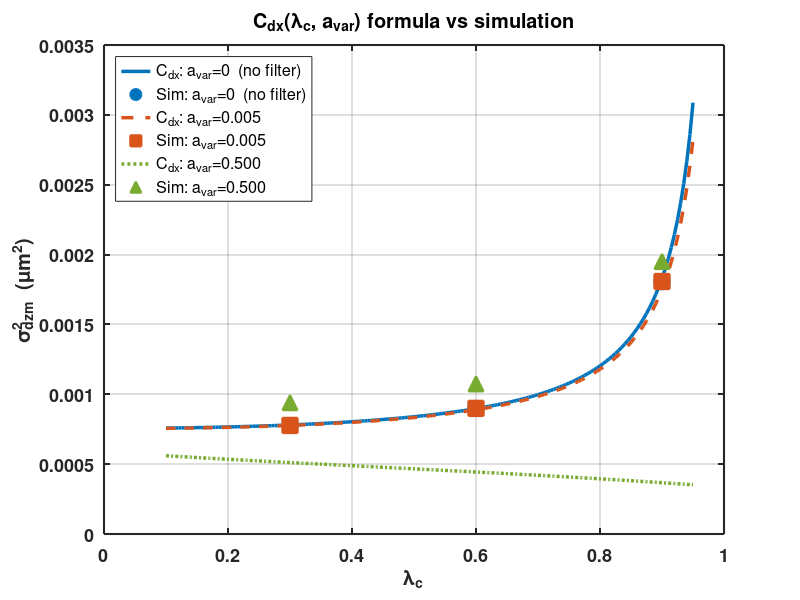
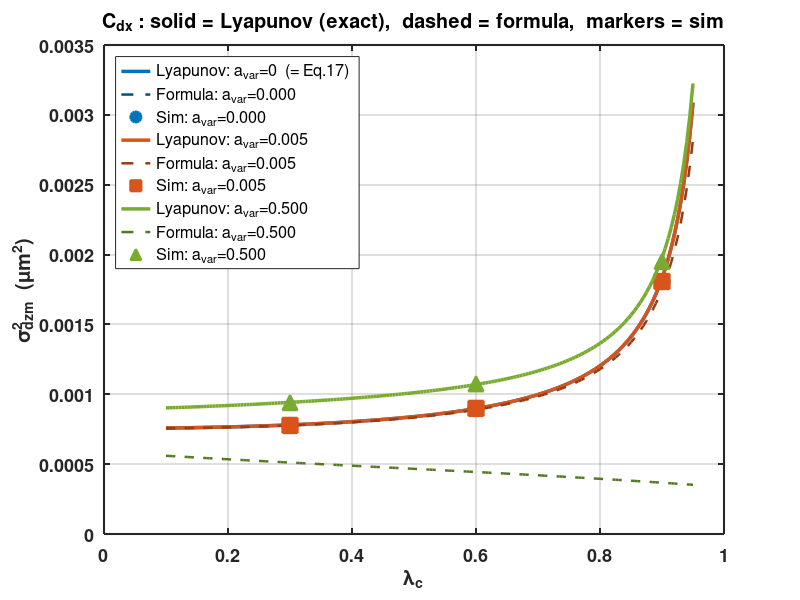
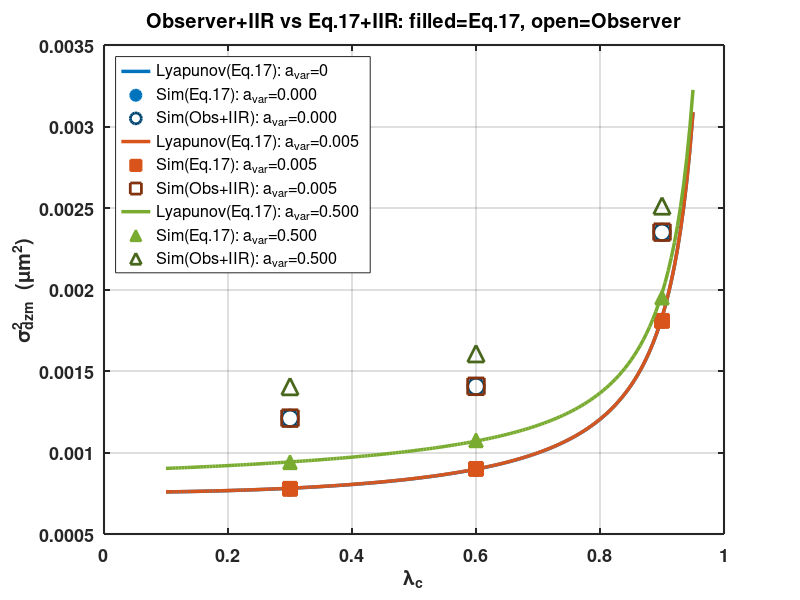
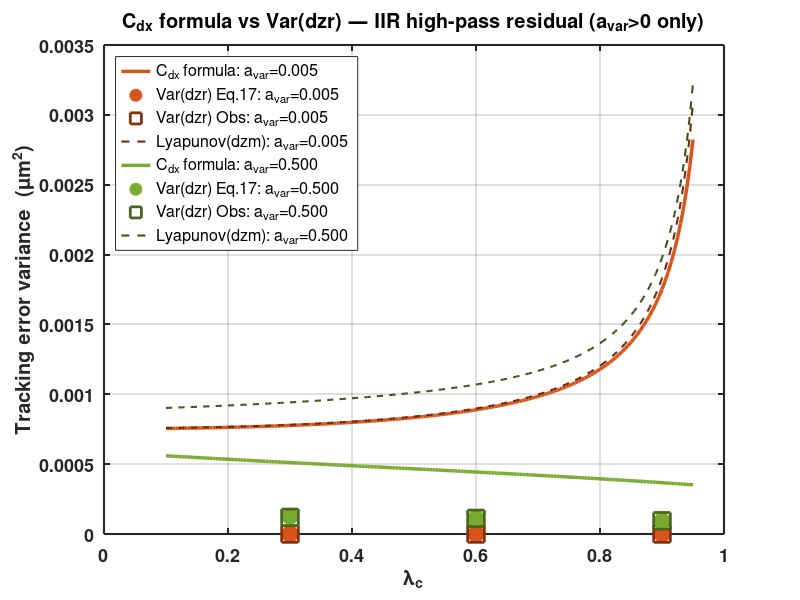

Source code (MATLAB) for these figures, in order:
% verify_Cdx.m — Verify C_dx(lc, a_var) formula against Monte Carlo simulation
%
% IIR filter definition (matching C_dx formula convention):
%   dzm_bar[k] = a_var * dzm_bar[k-1] + (1-a_var) * dzm[k]
%   a_var=0: no filter (= Eq.17), a_var->1: heavy filtering
%
% System:
%   Plant:      x[k+1] = x[k] + a_x*(fd[k] + fT[k])
%   Measurement: dzm[k] = x_d - x[k-2]              (2-step delay)
%   IIR:        dzm_bar[k] = a_var*dzm_bar[k-1] + (1-a_var)*dzm[k]
%   Controller: fd[k] = (1/a_x)*(1-lc)*dzm_bar[k] - (1-lc)*(fd[k-1]+fd[k-2])
%
% C_dx formula:
%   C_dx(lc, av) = 2*(1-av)*(1-lc) / [1-(1-av)*lc]
%                + (2/(2-av)) / [(1+lc)*(1-(1-av)*lc)]
%   When av=0: C_dx = 2 + 1/(1-lc^2) = C(lc)

clear; clc; close all;

%% ===== Physical Parameters =====
Ts      = 1/1600;
kb      = 1.3806503e-23;
T_temp  = 310.15;
gammaN  = 0.0425;
a_x     = Ts / gammaN;

sigma2_fT_SI = 4 * kb * T_temp * (gammaN * 1e-6) / Ts;
sigma_fT_pN  = sqrt(sigma2_fT_SI * 1e24);
base_var     = 4 * kb * T_temp * a_x * 1e18;

%% ===== Test Parameters =====
a_var_list    = [0, 0.005, 0.5];
lambda_c_list = [0.3, 0.6, 0.9];
n_av = length(a_var_list);
n_lc = length(lambda_c_list);

N_steps      = 80000;
steady_start = 40000;
z_d          = 25;

%% ===== C factor functions =====
C_func    = @(lc)     2 + 1 / (1 - lc^2);
C_dx_func = @(lc, av) 2*(1-av)*(1-lc) / (1-(1-av)*lc) ...
                     + (2/(2-av)) / ((1+lc)*(1-(1-av)*lc));

%% ===== Observer Parameters =====
% 3-state observer pole placement (same as verify_eq13_unified.m)
lambda_e = 0.3;
L1 = 1 - 3*lambda_e;
L2 = 1 - 3*lambda_e + 3*lambda_e^2;
L3 = (1 - lambda_e)^3;

%% ===== Preallocate =====
C_formula  = zeros(n_av, n_lc);
C_lyapunov = zeros(n_av, n_lc);
C_sim      = zeros(n_av, n_lc);
C_sim_dzr  = zeros(n_av, n_lc);
C_sim_obs  = zeros(n_av, n_lc);
C_sim_dzr_obs = zeros(n_av, n_lc);

%% ===== Main loop =====
for ai = 1:n_av
    av = a_var_list(ai);

    for idx = 1:n_lc
        lc = lambda_c_list(idx);

        % --- C_dx formula ---
        C_formula(ai, idx) = C_dx_func(lc, av);

        % --- 6-state Lyapunov (ground truth) ---
        p = 1 - av;
        A = [1,  0, -(1-lc)*p, -(1-lc)*av,  (1-lc),   (1-lc);
             1,  0,  0,         0,           0,         0;
             0,  1,  0,         0,           0,         0;
             0,  0,  p,         av,          0,         0;
             0,  0,  (1-lc)*p,  (1-lc)*av, -(1-lc),  -(1-lc);
             0,  0,  0,         0,           1,         0];
        B_vec = [-1; 0; 0; 0; 0; 0];
        P = dlyap(A, B_vec*B_vec');
        C_lyapunov(ai, idx) = P(1,1);

        % --- Monte Carlo simulation ---
        rng(42 + idx);
        fT = sigma_fT_pN * randn(N_steps, 1);

        z      = z_d;
        z_hist = z_d * ones(N_steps, 1);
        fd_hist = zeros(N_steps, 1);
        dzm_all = zeros(N_steps, 1);
        dzr_all = zeros(N_steps, 1);
        dzm_bar = 0;

        for k = 1:N_steps
            % --- Measurement: 2-step delay ---
            if k >= 3,     z_delayed = z_hist(k-2);
            elseif k == 2, z_delayed = z_hist(1);
            else,          z_delayed = z_d;
            end
            dzm = z_d - z_delayed;
            dzm_all(k) = dzm;

            % --- IIR filter ---
            % a_var=0: dzm_bar = dzm (no filter = Eq.17)
            % a_var>0: smoothing
            dzm_bar = av * dzm_bar + (1 - av) * dzm;
            dzr_all(k) = dzm - dzm_bar;   % high-pass residual

            % --- Controller (Eq.17 form with dzm_bar) ---
            if k >= 2, fd_km1 = fd_hist(k-1); else, fd_km1 = 0; end
            if k >= 3, fd_km2 = fd_hist(k-2); else, fd_km2 = 0; end
            fd_k = (1/a_x)*(1-lc)*dzm_bar - (1-lc)*(fd_km1 + fd_km2);
            fd_hist(k) = fd_k;

            % --- Plant ---
            z_new = z + a_x * (fd_k + fT(k));
            if k < N_steps, z_hist(k+1) = z_new; end
            z = z_new;
        end

        % --- Steady-state variance ---
        ss = steady_start:N_steps;
        var_dzm = var(dzm_all(ss));
        C_sim(ai, idx) = var_dzm / (sigma_fT_pN^2 * a_x^2);
        var_dzr = var(dzr_all(ss));
        C_sim_dzr(ai, idx) = var_dzr / (sigma_fT_pN^2 * a_x^2);

        % --- Observer+IIR Monte Carlo (Simulink-style) ---
        rng(42 + idx);
        fT_obs = sigma_fT_pN * randn(N_steps, 1);

        z_obs      = z_d;
        z_hist_obs = z_d * ones(N_steps, 1);
        dzm_all_obs = zeros(N_steps, 1);
        dzr_all_obs = zeros(N_steps, 1);
        dz1_hat = 0;  dz2_hat = 0;  dz3_hat = 0;
        dzm_bar_obs = 0;

        for k = 1:N_steps
            % Measurement: 2-step delay
            if k >= 3,     z_del_obs = z_hist_obs(k-2);
            elseif k == 2, z_del_obs = z_hist_obs(1);
            else,          z_del_obs = z_d;
            end
            dzm_obs = z_d - z_del_obs;
            dzm_all_obs(k) = dzm_obs;

            % IIR filter (same as Eq.17 path)
            dzm_bar_obs = av * dzm_bar_obs + (1 - av) * dzm_obs;
            dzr_all_obs(k) = dzm_obs - dzm_bar_obs;   % high-pass residual

            % Innovation uses dzm_bar (Simulink x-axis style)
            innov = dzm_bar_obs - dz1_hat;

            % Control law (observer-based, known a_x)
            fd_k_obs = (1/a_x) * (1 - lc) * dz3_hat;

            % 3-state observer update
            dz1_new = dz2_hat      + L1 * innov;
            dz2_new = dz3_hat      + L2 * innov;
            dz3_new = lc * dz3_hat + L3 * innov;
            dz1_hat = dz1_new;  dz2_hat = dz2_new;  dz3_hat = dz3_new;

            % Plant
            z_new_obs = z_obs + a_x * (fd_k_obs + fT_obs(k));
            if k < N_steps, z_hist_obs(k+1) = z_new_obs; end
            z_obs = z_new_obs;
        end

        var_dzm_obs = var(dzm_all_obs(ss));
        C_sim_obs(ai, idx) = var_dzm_obs / (sigma_fT_pN^2 * a_x^2);
        var_dzr_obs = var(dzr_all_obs(ss));
        C_sim_dzr_obs(ai, idx) = var_dzr_obs / (sigma_fT_pN^2 * a_x^2);
    end
end

%% ===== Results =====
fprintf('==================== C_dx VERIFICATION ====================\n');
fprintf('IIR: dzm_bar[k] = a_var * dzm_bar[k-1] + (1-a_var) * dzm[k]\n');
fprintf('base_var = %.4e um^2\n\n', base_var);

for ai = 1:n_av
    av = a_var_list(ai);
    if av == 0
        fprintf('--- a_var = 0  (no filter = Eq.17) ---\n');
    else
        fprintf('--- a_var = %.3f  (%.1f%% old + %.1f%% new) ---\n', ...
            av, av*100, (1-av)*100);
    end
    fprintf('  %-6s  %-10s  %-10s  %-14s  %-14s  %-14s  %-14s  %-14s  %-14s\n', ...
        'lc', 'C_dx', 'C_lyap', 'formula(um^2)', 'lyap(um^2)', ...
        'sim_dzm(um^2)', 'sim_dzr(um^2)', 'sim_obs(um^2)', 'dzr_obs(um^2)');
    fprintf('  %s\n', repmat('-', 1, 135));
    for idx = 1:n_lc
        lc = lambda_c_list(idx);
        cf = C_formula(ai, idx);
        cl = C_lyapunov(ai, idx);
        cs = C_sim(ai, idx);
        cr = C_sim_dzr(ai, idx);
        co = C_sim_obs(ai, idx);
        cor = C_sim_dzr_obs(ai, idx);
        vf = cf * base_var;
        vl = cl * base_var;
        vs = cs * base_var;
        vr = cr * base_var;
        vo = co * base_var;
        vor = cor * base_var;
        if av == 0
            dzr_str = 'N/A (dzr=0)   ';
            dzr_obs_str = 'N/A (dzr=0)   ';
        else
            dzr_str = sprintf('%-14.4e', vr);
            dzr_obs_str = sprintf('%-14.4e', vor);
        end
        fprintf('  %-6.1f  %-10.4f  %-10.4f  %-14.4e  %-14.4e  %-14.4e  %s  %-14.4e  %s\n', ...
            lc, cf, cl, vf, vl, vs, dzr_str, vo, dzr_obs_str);
    end
    % Error summary for dzr vs C_dx (skip av=0)
    if av > 0
        fprintf('  dzr vs C_dx errors:');
        for idx = 1:n_lc
            vf = C_formula(ai, idx) * base_var;
            vr = C_sim_dzr(ai, idx) * base_var;
            err_dzr = (vr - vf) / vf * 100;
            fprintf('  lc=%.1f: %+.2f%%', lambda_c_list(idx), err_dzr);
        end
        fprintf('\n');
    end
    fprintf('\n');
end

%% ===== Figure =====
fig_dir = fullfile(fileparts(mfilename('fullpath')), '..', 'figures');
lc_dense = 0.1:0.005:0.95;

colors = [0 0.45 0.74;     % blue
          0.85 0.33 0.1;    % red
          0.47 0.67 0.19];  % green
markers = {'o', 's', '^'};
line_styles = {'-', '--', ':'};

fig1 = figure('Position', [50 50 950 600], 'Color', 'w');
hold on;

for ai = 1:n_av
    av = a_var_list(ai);

    % Formula curve
    C_f_dense = arrayfun(@(lc) C_dx_func(lc, av), lc_dense);
    sigma2_f = C_f_dense * base_var;
    if av == 0
        lbl = 'a_{var}=0  (no filter)';
    else
        lbl = sprintf('a_{var}=%.3f', av);
    end
    plot(lc_dense, sigma2_f, line_styles{ai}, 'Color', colors(ai,:), ...
        'LineWidth', 2.5, 'DisplayName', ['C_{dx}: ' lbl]);

    % Sim markers
    sigma2_sim_pts = C_sim(ai, :) * base_var;
    plot(lambda_c_list, sigma2_sim_pts, markers{ai}, ...
        'Color', colors(ai,:), 'MarkerSize', 11, ...
        'MarkerFaceColor', colors(ai,:), 'LineWidth', 1.5, ...
        'DisplayName', ['Sim: ' lbl]);
end
hold off;

xlabel('\lambda_c', 'FontSize', 14, 'FontWeight', 'bold');
ylabel('\sigma^2_{dzm}  (\mum^2)', 'FontSize', 14, 'FontWeight', 'bold');
title('C_{dx}(\lambda_c, a_{var}) formula vs simulation', ...
    'FontSize', 14, 'FontWeight', 'bold');
legend('Location', 'northwest', 'FontSize', 10);
set(gca, 'FontSize', 13, 'FontWeight', 'bold', 'LineWidth', 1.5, 'Box', 'on');
grid on;

saveas(fig1, fullfile(fig_dir, 'fig_Cdx_verify.png'));
fprintf('Figure saved to figures/fig_Cdx_verify.png\n');

%% ===== Figure 2: with Lyapunov ground truth =====
% Dense Lyapunov curves
C_lyap_dense = zeros(n_av, length(lc_dense));
for ai = 1:n_av
    av = a_var_list(ai);
    p_av = 1 - av;
    for j = 1:length(lc_dense)
        lc_j = lc_dense(j);
        A_j = [1,  0, -(1-lc_j)*p_av, -(1-lc_j)*av,  (1-lc_j),   (1-lc_j);
               1,  0,  0,              0,              0,           0;
               0,  1,  0,              0,              0,           0;
               0,  0,  p_av,           av,             0,           0;
               0,  0,  (1-lc_j)*p_av, (1-lc_j)*av,  -(1-lc_j),  -(1-lc_j);
               0,  0,  0,              0,              1,           0];
        B_j = [-1; 0; 0; 0; 0; 0];
        P_j = dlyap(A_j, B_j*B_j');
        C_lyap_dense(ai, j) = P_j(1,1);
    end
end

fig2 = figure('Position', [50 50 950 600], 'Color', 'w');
hold on;

for ai = 1:n_av
    av = a_var_list(ai);

    % Lyapunov (solid thick = ground truth)
    sigma2_lyap = C_lyap_dense(ai, :) * base_var;
    if av == 0
        lbl_l = 'Lyapunov: a_{var}=0  (= Eq.17)';
    else
        lbl_l = sprintf('Lyapunov: a_{var}=%.3f', av);
    end
    plot(lc_dense, sigma2_lyap, '-', 'Color', colors(ai,:), ...
        'LineWidth', 2.5, 'DisplayName', lbl_l);

    % Formula (dashed)
    C_f_dense = arrayfun(@(lc) C_dx_func(lc, av), lc_dense);
    sigma2_f = C_f_dense * base_var;
    plot(lc_dense, sigma2_f, '--', 'Color', colors(ai,:)*0.7, ...
        'LineWidth', 1.8, 'DisplayName', sprintf('Formula: a_{var}=%.3f', av));

    % Sim markers
    sigma2_sim_pts = C_sim(ai, :) * base_var;
    plot(lambda_c_list, sigma2_sim_pts, markers{ai}, ...
        'Color', colors(ai,:), 'MarkerSize', 11, ...
        'MarkerFaceColor', colors(ai,:), 'LineWidth', 1.5, ...
        'DisplayName', sprintf('Sim: a_{var}=%.3f', av));
end
hold off;

xlabel('\lambda_c', 'FontSize', 14, 'FontWeight', 'bold');
ylabel('\sigma^2_{dzm}  (\mum^2)', 'FontSize', 14, 'FontWeight', 'bold');
title('C_{dx} : solid = Lyapunov (exact),  dashed = formula,  markers = sim', ...
    'FontSize', 12, 'FontWeight', 'bold');
legend('Location', 'northwest', 'FontSize', 9);
set(gca, 'FontSize', 13, 'FontWeight', 'bold', 'LineWidth', 1.5, 'Box', 'on');
grid on;

saveas(fig2, fullfile(fig_dir, 'fig_Cdx_lyapunov.png'));
fprintf('Figure saved to figures/fig_Cdx_lyapunov.png\n');

%% ===== Figure 3: Observer+IIR simulation =====
fig3 = figure('Position', [50 50 950 600], 'Color', 'w');
hold on;

for ai = 1:n_av
    av = a_var_list(ai);

    % Lyapunov (solid = ground truth for Eq.17+IIR system)
    sigma2_lyap = C_lyap_dense(ai, :) * base_var;
    if av == 0
        lbl_l = 'Lyapunov(Eq.17): a_{var}=0';
    else
        lbl_l = sprintf('Lyapunov(Eq.17): a_{var}=%.3f', av);
    end
    plot(lc_dense, sigma2_lyap, '-', 'Color', colors(ai,:), ...
        'LineWidth', 2.5, 'DisplayName', lbl_l);

    % Eq.17 sim markers (filled)
    sigma2_sim_pts = C_sim(ai, :) * base_var;
    plot(lambda_c_list, sigma2_sim_pts, markers{ai}, ...
        'Color', colors(ai,:), 'MarkerSize', 10, ...
        'MarkerFaceColor', colors(ai,:), 'LineWidth', 1.5, ...
        'DisplayName', sprintf('Sim(Eq.17): a_{var}=%.3f', av));

    % Observer sim markers (open)
    sigma2_obs_pts = C_sim_obs(ai, :) * base_var;
    plot(lambda_c_list, sigma2_obs_pts, markers{ai}, ...
        'Color', colors(ai,:)*0.6, 'MarkerSize', 12, ...
        'MarkerFaceColor', 'none', 'LineWidth', 2, ...
        'DisplayName', sprintf('Sim(Obs+IIR): a_{var}=%.3f', av));
end
hold off;

xlabel('\lambda_c', 'FontSize', 14, 'FontWeight', 'bold');
ylabel('\sigma^2_{dzm}  (\mum^2)', 'FontSize', 14, 'FontWeight', 'bold');
title('Observer+IIR vs Eq.17+IIR: filled=Eq.17, open=Observer', ...
    'FontSize', 12, 'FontWeight', 'bold');
legend('Location', 'northwest', 'FontSize', 9);
set(gca, 'FontSize', 13, 'FontWeight', 'bold', 'LineWidth', 1.5, 'Box', 'on');
grid on;

saveas(fig3, fullfile(fig_dir, 'fig_Cdx_observer.png'));
fprintf('Figure saved to figures/fig_Cdx_observer.png\n');

%% ===== Figure 4: C_dx vs Var(dzr) — IIR high-pass residual =====
% Only plot av > 0 (av=0 gives dzr=0 trivially)
av_plot_idx = find(a_var_list > 0);
colors_dzr = [0.85 0.33 0.1;    % red
              0.47 0.67 0.19;    % green
              0 0.45 0.74];      % blue (spare)

fig4 = figure('Position', [50 50 950 600], 'Color', 'w');
hold on;

for ii = 1:length(av_plot_idx)
    ai = av_plot_idx(ii);
    av = a_var_list(ai);
    col = colors_dzr(ii, :);

    % C_dx formula curve
    C_f_dense = arrayfun(@(lc) C_dx_func(lc, av), lc_dense);
    sigma2_f = C_f_dense * base_var;
    plot(lc_dense, sigma2_f, '-', 'Color', col, ...
        'LineWidth', 2.5, 'DisplayName', sprintf('C_{dx} formula: a_{var}=%.3f', av));

    % Var(dzr) MC markers (Eq.17+IIR)
    sigma2_dzr_pts = C_sim_dzr(ai, :) * base_var;
    plot(lambda_c_list, sigma2_dzr_pts, 'o', ...
        'Color', col, 'MarkerSize', 11, ...
        'MarkerFaceColor', col, 'LineWidth', 1.5, ...
        'DisplayName', sprintf('Var(dzr) Eq.17: a_{var}=%.3f', av));

    % Var(dzr) MC markers (Observer+IIR)
    sigma2_dzr_obs_pts = C_sim_dzr_obs(ai, :) * base_var;
    plot(lambda_c_list, sigma2_dzr_obs_pts, 's', ...
        'Color', col*0.6, 'MarkerSize', 12, ...
        'MarkerFaceColor', 'none', 'LineWidth', 2, ...
        'DisplayName', sprintf('Var(dzr) Obs: a_{var}=%.3f', av));

    % Lyapunov reference (dashed)
    sigma2_lyap = C_lyap_dense(ai, :) * base_var;
    plot(lc_dense, sigma2_lyap, '--', 'Color', col*0.5, ...
        'LineWidth', 1.5, 'DisplayName', sprintf('Lyapunov(dzm): a_{var}=%.3f', av));
end
hold off;

xlabel('\lambda_c', 'FontSize', 14, 'FontWeight', 'bold');
ylabel('Tracking error variance  (\mum^2)', 'FontSize', 14, 'FontWeight', 'bold');
title('C_{dx} formula vs Var(dzr) — IIR high-pass residual (a_{var}>0 only)', ...
    'FontSize', 12, 'FontWeight', 'bold');
legend('Location', 'northwest', 'FontSize', 9);
set(gca, 'FontSize', 13, 'FontWeight', 'bold', 'LineWidth', 1.5, 'Box', 'on');
grid on;

saveas(fig4, fullfile(fig_dir, 'fig_Cdx_dzr.png'));
fprintf('Figure saved to figures/fig_Cdx_dzr.png\n');
